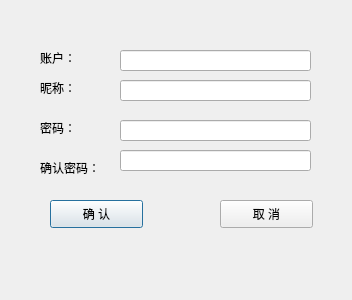
<?xml version="1.0" encoding="UTF-8"?>
<ui version="4.0">
 <class>registerDialog</class>
 <widget class="QDialog" name="registerDialog">
  <property name="geometry">
   <rect>
    <x>0</x>
    <y>0</y>
    <width>352</width>
    <height>300</height>
   </rect>
  </property>
  <property name="windowTitle">
   <string>Dialog</string>
  </property>
  <widget class="QLabel" name="label">
   <property name="geometry">
    <rect>
     <x>40</x>
     <y>50</y>
     <width>72</width>
     <height>15</height>
    </rect>
   </property>
   <property name="text">
    <string>账户：</string>
   </property>
  </widget>
  <widget class="QLabel" name="label_2">
   <property name="geometry">
    <rect>
     <x>40</x>
     <y>120</y>
     <width>72</width>
     <height>15</height>
    </rect>
   </property>
   <property name="text">
    <string>密码：</string>
   </property>
  </widget>
  <widget class="QLabel" name="label_3">
   <property name="geometry">
    <rect>
     <x>40</x>
     <y>160</y>
     <width>72</width>
     <height>15</height>
    </rect>
   </property>
   <property name="text">
    <string>确认密码：</string>
   </property>
  </widget>
  <widget class="QLineEdit" name="idLineEdit">
   <property name="geometry">
    <rect>
     <x>120</x>
     <y>50</y>
     <width>191</width>
     <height>21</height>
    </rect>
   </property>
  </widget>
  <widget class="QLineEdit" name="pwdLineEdit">
   <property name="geometry">
    <rect>
     <x>120</x>
     <y>120</y>
     <width>191</width>
     <height>21</height>
    </rect>
   </property>
  </widget>
  <widget class="QLineEdit" name="rePwdLineEdit">
   <property name="geometry">
    <rect>
     <x>120</x>
     <y>150</y>
     <width>191</width>
     <height>21</height>
    </rect>
   </property>
  </widget>
  <widget class="QPushButton" name="confirmPushButton">
   <property name="geometry">
    <rect>
     <x>50</x>
     <y>200</y>
     <width>93</width>
     <height>28</height>
    </rect>
   </property>
   <property name="text">
    <string>确 认</string>
   </property>
  </widget>
  <widget class="QPushButton" name="cancelPushButton">
   <property name="geometry">
    <rect>
     <x>220</x>
     <y>200</y>
     <width>93</width>
     <height>28</height>
    </rect>
   </property>
   <property name="text">
    <string>取 消</string>
   </property>
  </widget>
  <widget class="QLabel" name="label_4">
   <property name="geometry">
    <rect>
     <x>40</x>
     <y>80</y>
     <width>72</width>
     <height>15</height>
    </rect>
   </property>
   <property name="text">
    <string>昵称：</string>
   </property>
  </widget>
  <widget class="QLineEdit" name="nameLineEdit">
   <property name="geometry">
    <rect>
     <x>120</x>
     <y>80</y>
     <width>191</width>
     <height>21</height>
    </rect>
   </property>
  </widget>
 </widget>
 <resources/>
 <connections/>
</ui>
